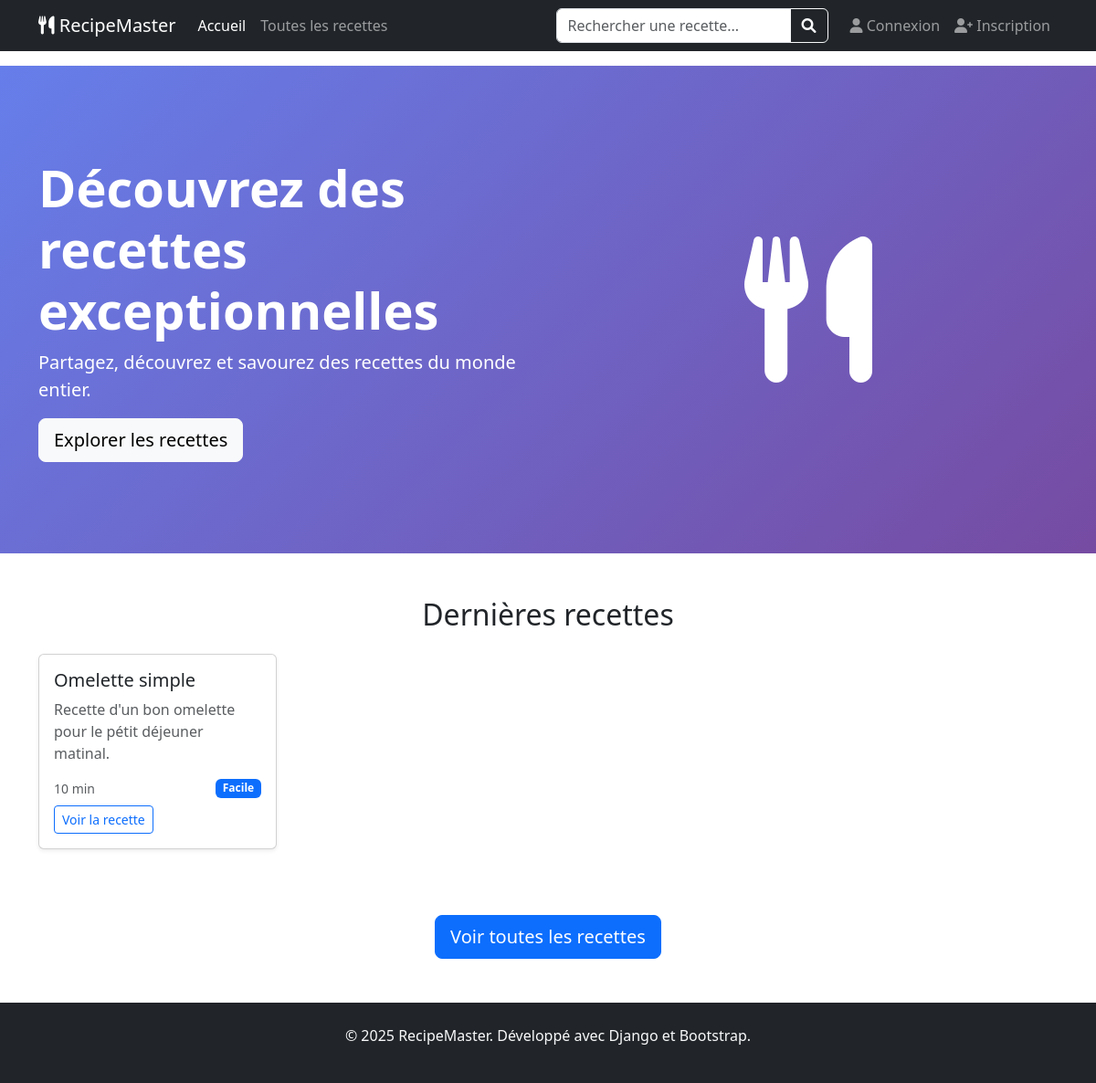
The app's page /, older data.
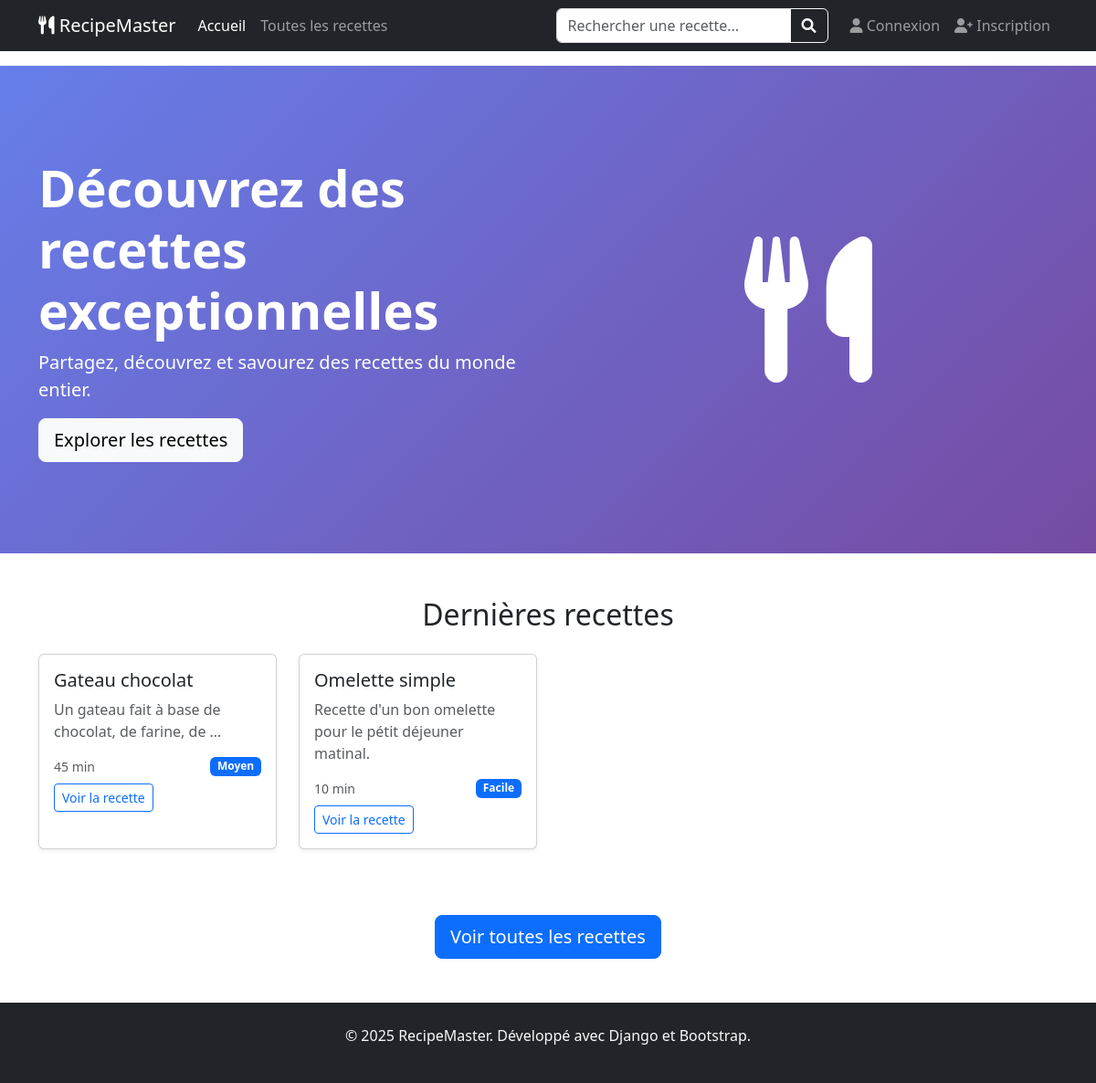
The same page, newer data.
### recipes/models.py (models this page shows, shortened)
class Recipe(models.Model):
    DIFFICULTE_CHOICES = [
        ('facile', 'Facile'),
        ('moyen', 'Moyen'),
        ('difficile', 'Difficile'),
    ]
    titre = models.CharField(
        max_length=100,
        unique=True,
        verbose_name="Titre de la recette"  # ✅ Correction orthographe
    )
    categorie = models.ForeignKey(
        Category,
        on_delete=models.SET_NULL,  # Si on supprime la catégorie, la recette garde sa catégorie vide
        null=True,
        blank=True,
        related_name='recettes',
        verbose_name='Catégorie'
    )
    description = models.TextField(  # ✅ TextField au lieu de CharField pour texte long
        max_length=1000,
        verbose_name='Description'
    )
    temps_preparation = models.PositiveIntegerField(  # ✅ Temps en minutes
        verbose_name="Temps de préparation (minutes)"
    )
    difficulte = models.CharField(
        max_length=20,
        choices=DIFFICULTE_CHOICES,
        default='moyen',
        verbose_name="Niveau de difficulté"
    )
    date_creation = models.DateTimeField(auto_now_add=True)
    date_modification = models.DateTimeField(auto_now=True)
    class Meta:
        verbose_name = 'Recette'  # ✅ Orthographe
        verbose_name_plural = 'Recettes'
        ordering = ['titre']  # ✅ Ordre par titre

### recipes/views.py (the view)
# urls.py: 2. Add a URL to urlpatterns:  path('', views.home, name='home')
def home(request):
    derniere_recettes = Recipe.objects.all().order_by('-date_creation')[:8]
    context = {
        'derniere_recettes': derniere_recettes,
    }
    return render(request, 'recipes/home.html', context)

### recipes/templates/recipes/home.html (shortened to what this page needs)
{% extends 'recipes/base.html' %}
{% block content %}
<section class="hero-section">
    <div class="container">
        <div class="row align-items-center">
            <div class="col-lg-6">
                <h1 class="display-4 fw-bold">Découvrez des recettes exceptionnelles</h1>
                <p class="lead">Partagez, découvrez et savourez des recettes du monde entier.</p>
                <a href="#recettes" class="btn btn-light btn-lg">Explorer les recettes</a>
            </div>
            <div class="col-lg-6 text-center">
                <i class="fas fa-utensils fa-10x"></i>
            </div>
        </div>
    </div>
</section>
<section id="recettes" class="py-5">
    <div class="container">
        <h2 class="text-center mb-4">Dernières recettes</h2>
        <div class="row g-4">
            {% for recipe in derniere_recettes %}
            <div class="col-md-6 col-lg-3">
                <div class="card recipe-card shadow-sm">
                    <div class="card-body">
                        <h5 class="card-title">{{ recipe.titre }}</h5>
                        <p class="card-text text-muted">{{ recipe.description|truncatewords:10 }}</p>
                        <div class="d-flex justify-content-between align-items-center">
                            <small class="text-muted">{{ recipe.temps_preparation }} min</small>
                            <span class="badge bg-primary">{{ recipe.difficulte|title }}</span>
                        </div>
                        <a href="{% url 'recipe_detail' recipe.id %}" class="btn btn-outline-primary btn-sm mt-2">
                            Voir la recette
                        </a>
                    </div>
                </div>
            </div>
            {% empty %}
            <div class="col-12 text-center">
                <p class="text-muted">Aucune recette pour le moment.</p>
            </div>
            {% endfor %}
        </div>
    </div>
</section>
<div class="text-center mt-4">
    <a href="{% url 'recipe_list' %}" class="btn btn-primary btn-lg">
         Voir toutes les recettes
    </a>
</div>
{% endblock %}

Row changes from the older to the newer data that the page shows:
added Recipe: titre "Gateau chocolat", description "Un gateau fait à base de chocolat, de farine, de …", temps_preparation "45", difficulte "Moyen"
